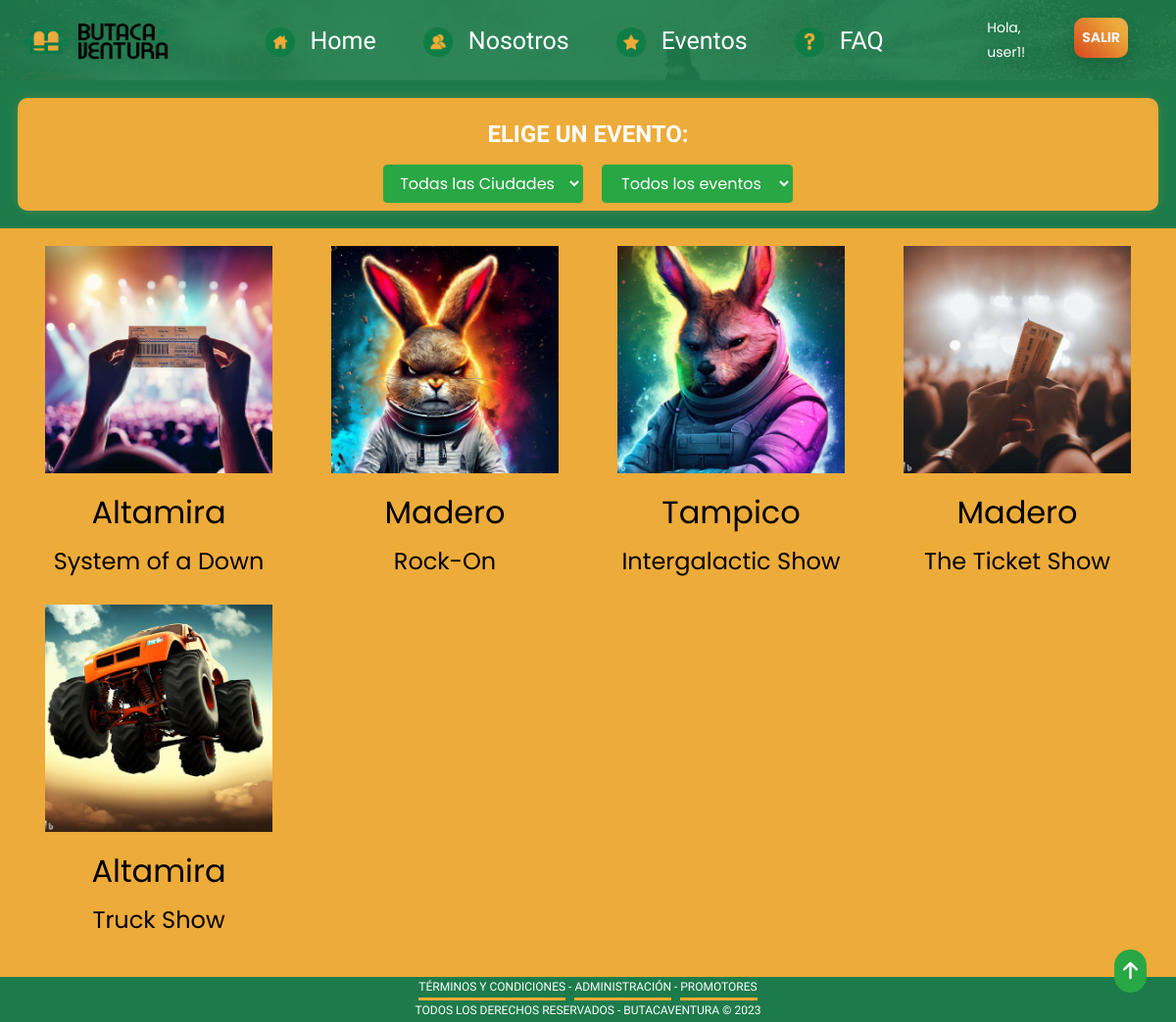
/dashboard_user/ (signed in), run on the app's committed database.
### users/models.py (models this page shows, shortened)
class CustomUser(AbstractUser):
    user_id = models.CharField(max_length=20, primary_key=True, unique=True)
    birthday = models.DateField(auto_now=False, auto_now_add=False, null=True, blank=True)
    address = models.CharField(max_length=150, null=True)
    telephone = models.CharField(max_length=150, null=True)
    city = models.ForeignKey(City, on_delete=models.CASCADE, null=True, blank=True)
    state = models.ForeignKey(State, on_delete=models.CASCADE, null=True, blank=True)
    auth_age = models.BooleanField(default=False, blank=True)
    send_mail = models.BooleanField(default=False, blank=True)
    terms_conds = models.BooleanField(default=False, blank=True)
    status = models.CharField(max_length=50, null=True, blank=True)

class City(models.Model):
    name = models.CharField(max_length=50)
    def __str__(self):
        return self.name

### butaca/models.py (models this page shows, shortened)
class Event(models.Model):
    event_id = models.CharField(max_length=20, primary_key=True, unique=True)
    min_img = models.ImageField(default='', upload_to='event_galery', blank=True)
    bann_img = models.ImageField(default='', upload_to='event_galery', blank=True)
    bck_img = models.ImageField(default='', upload_to='event_galery', blank=True, null=True)
    name = models.CharField(max_length=50)
    date = models.DateField(auto_now=False, auto_now_add=False, null=True)
    location = models.CharField(max_length=50)
    state = models.ForeignKey(State, on_delete=models.CASCADE, null=True)
    city = models.ForeignKey(City, on_delete=models.CASCADE, null=True)
    country = models.ForeignKey(Country, on_delete=models.CASCADE, null=True)
    ticket_price = models.CharField(max_length=50, null=True)
    ticket_charge = models.CharField(max_length=50, null=True)
    ticket_level = models.CharField(max_length=50, null=True)
    url = models.CharField(max_length=50, null=True)
    min_price = models.CharField(max_length=50, null=True)
    max_price = models.CharField(max_length=50, null=True)
    active = models.BooleanField(default=False)
    promoter = models.ForeignKey(settings.AUTH_USER_MODEL, on_delete=models.CASCADE, related_name='promoter', null=True, blank=True)

### butaca/views.py (the view)
# urls.py: path('dashboard_user/', DashboardUser.as_view(), name='dashboard_user'),
class DashboardUser(LoginRequiredMixin, TemplateView):
    template_name = 'butaca/dashboard_user.html'
    def get_context_data(self, **kwargs):
        context = super().get_context_data(**kwargs)
        context["events"] = Event.objects.filter(active=True)
        active_cities = Event.objects.filter(active=True).values_list('city__name', flat=True).distinct()
        print(active_cities)
        context["cities"] = City.objects.filter(name__in=active_cities)
        return context

### butaca/templates/butaca/dashboard_user.html (shortened to what this page needs)
{% extends 'base_dashboard_user.html' %}
{% block content %}
{% load static %}
<div style="background-color: #1D7B4B;" class="p-2">
    <div class="text-center button-87">
        <p class="text-center my-2 eventfont">Elige un evento:</p>
        <select id="searchCityInput" class="btn btn-success me-2">
            <option value="">Todas las Ciudades</option>
        </select>
        <select id="searchEventInput" class="btn btn-success ms-2">
            <option value="">Todos los eventos</option>
        </select>
    </div>
</div>
<div class="row container-fluid p-3 mx-auto" style="background-color: #EDAB3A;" id="eventList">
    {% for event in events  %}
    <div class="col-lg-3 col-md-4 event-item mb-3">
        <a href="{% url 'event_detail_user' event.event_id %}"><div class="container mb-3"> <img src="{{ event.min_img.url }}" alt="Logo" class="d-inline-block align-text-top w-100"> </div></a>
        <h2 class="text-center mt-2">{{ event.city }}</h2>
        <h4 class="text-center mt-2">{{ event.name }}</h4>
    </div>
    {% endfor %}
</div>
<button class="btn btn-success overflow-button px-2 rounded-4 scrollToTopButton"><h5 class="m-auto text-light">
    <i class="fa-solid fa-arrow-up"></i></h5>
</button>
{% endblock content %}

### templates/base_dashboard_user.html (shortened to what this page needs)
<!DOCTYPE html>
<html lang="es">
{% load static %}
<head>
    <link href="https://cdn.jsdelivr.net/npm/bootstrap@5.3.0/dist/css/bootstrap.min.css" rel="stylesheet">
    <link rel="stylesheet" href="https://cdnjs.cloudflare.com/ajax/libs/font-awesome/6.4.0/css/all.min.css">
    <link rel="stylesheet" href="{% static 'css/main.css' %}"/>
    <link rel="stylesheet" href="{% static 'css/style.css' %}"/>
</head>
<body>
<div class='bg'>
<nav class="navbar navbar-expand-lg p-2">
    <div class="container-fluid">
      <a class="navbar-brand" href="{% url 'home' %}">
          <img src="{% static 'images/logo_nav.png' %}" alt="Logo" width="150" height="40" class="d-inline-block align-text-top">
      </a>
      <div class="collapse navbar-collapse" id="navbarNav">
        <ul class="navbar-nav justify-content-center w-100">
          <li class="nav-item">
            <a class="nav-link nav-changer mx-3" aria-current="page" href="{% url 'home' %}"><i><img src="{% static 'images/icono_home.png' %}" width="30" height="30" class="d-inline-block me-3"></i>Home</a>
          </li>
          <li class="nav-item">
            <a class="nav-link nav-changer mx-3" href="#"><i><img src="{% static 'images/icono_nosotros.png' %}" width="30" height="30" class="d-inline-block me-3"></i>Nosotros</a>
          </li>
          <li class="nav-item">
            <a class="nav-link nav-changer mx-3" href="#"><i><img src="{% static 'images/icono_eventos.png' %}" width="30" height="30" class="d-inline-block me-3"></i>Eventos</a>
          </li>
          <li class="nav-item">
            <a class="nav-link nav-changer mx-3" href="#"><i><img src="{% static 'images/icono_pregunta.png' %}" width="30" height="30" class="d-inline-block me-3"></i>FAQ</a>
          </li>
        </ul>
        <ul class="navbar-nav d-flex">
          {% if user.is_authenticated %}
          {% if user.status == "admin" %}
          <li class="nav-item px-3">
            <a href="{% url 'dashboard' %}" class="nav-link active text-white" >Hola, {{ user.username|default:'Guest' }}!</a>
          </li>
          {% elif user.status == "Promotor" %}
          <li class="nav-item px-3">
            <a href="{% url 'dashboard_promoter' %}" class="nav-link active text-white" >Hola, {{ user.username|default:'Guest' }}!</a>
          </li>
          {% else %}
          <li class="nav-item px-3">
            <a href="{% url 'dashboard_user' %}" class="nav-link active text-white" >Hola, {{ user.username|default:'Guest' }}!</a>
          </li>
          {% endif %}
          <li class="nav-item px-3">
          <a class="nav-link button-88 shadow" role="button" href="{% url 'logout' %}">Salir</a>
          {% else %}
          <li class="mx-2"><a class="nav-link button-87 shadow" role="button" href="{% url 'register' %}">Registro</a></li>
          <li class="mx-2"><a class="nav-link button-87 shadow" role="button" href="{% url 'login' %}">Ingresar</a></li>
          {% endif %}
              </ul>
      </div>
    </div>
</nav>
</div>
  {% block content %}{% endblock content %}
</body>
<footer>
<div class="backgroundhome termsfont text-center">
  <a href="/terminosycondiciones/" style="color:#ffffff; border-bottom: 3px solid #efab35; display: inline-block;">
    TÉRMINOS Y CONDICIONES
  </a>
  -
  <a href="/administracion_general/" style=" color:#ffffff; border-bottom: 3px solid #efab35; display: inline-block;">
    ADMINISTRACIÓN
  </a>
  -
  <a href="/administracion_general/" style=" color:#ffffff; border-bottom: 3px solid #efab35; display: inline-block;">
    PROMOTORES
  </a>
  <div class="">TODOS LOS DERECHOS RESERVADOS - BUTACAVENTURA
    © 2023
  </div>
</div>
</footer>

### static/css/main.css (style rules this page uses)
.button-87 { margin: 10px; padding: 8px 30px; text-align: center; text-transform: uppercase; transition: 0.5s; background-size: 200% auto; color: #ffffff; border-radius: 10px; display: block; border: 0px; font-weight: 700; box-shadow: 0px 0px 14px -7px #EDAB3A; background-image: linear-gradient(45deg, #EDAB3A 0%, #EDAB3A 51%, #1D7B4B 100%); cursor: pointer; user-select: none; -webkit-user-select: none; touch-action: manipulation; }
.button-88 { margin: 10px; padding: 8px 22px; text-align: center; text-transform: uppercase; transition: 0.5s; background-size: 200% auto; color: #f4f2f2; border-radius: 10px; display: block; border: 0px; font-weight: 700; box-shadow: 0px 0px 14px -7px #EDAB3A; background-image: linear-gradient(45deg, #d8461e 0%, #EDAB3A 51%, #e7acac 100%); cursor: pointer; user-select: none; -webkit-user-select: none; touch-action: manipulation; }
.nav-changer { color: #ffffff; font-size: 25px; font-family: 'Comfortaa', cursive; }
.termsfont { color: #ffffff; font-family: 'Comfortaa', sans-serif; font-size: 12px; }
.backgroundhome { background-color:#1D7B4B; color:#ffffff; }
.overflow-button { position: fixed; bottom: 30px; right: 30px; z-index: 9999; }
.eventfont { color: white; font-size: 24px; font-family: 'Comfortaa', sans-serif; }

### data on the page
CustomUser: username "user1"
Event: min_img (picture), city "Altamira", name "System of a Down"
Event: min_img (picture), city "Madero", name "Rock-On"
Event: min_img (picture), city "Tampico", name "Intergalactic Show"
Event: min_img (picture), city "Madero", name "The Ticket Show"
Event: min_img (picture), city "Altamira", name "Truck Show"
